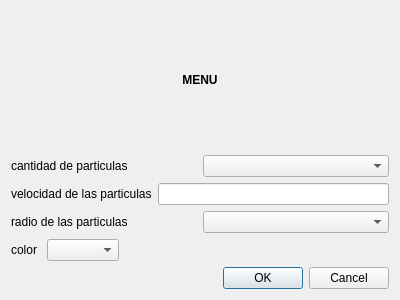
<?xml version="1.0" encoding="UTF-8"?>
<ui version="4.0">
 <class>ventana1</class>
 <widget class="QDialog" name="ventana1">
  <property name="geometry">
   <rect>
    <x>0</x>
    <y>0</y>
    <width>400</width>
    <height>300</height>
   </rect>
  </property>
  <property name="windowTitle">
   <string>Dialog</string>
  </property>
  <layout class="QGridLayout" name="gridLayout">
   <item row="1" column="0" colspan="2">
    <layout class="QHBoxLayout" name="horizontalLayout_2">
     <item>
      <widget class="QLabel" name="label">
       <property name="text">
        <string>cantidad de particulas</string>
       </property>
      </widget>
     </item>
     <item>
      <widget class="QComboBox" name="comboBox_3"/>
     </item>
    </layout>
   </item>
   <item row="2" column="0" colspan="2">
    <layout class="QHBoxLayout" name="horizontalLayout_4">
     <item>
      <widget class="QLabel" name="label_4">
       <property name="text">
        <string>velocidad de las particulas</string>
       </property>
      </widget>
     </item>
     <item>
      <widget class="QLineEdit" name="lineEdit"/>
     </item>
    </layout>
   </item>
   <item row="3" column="0" colspan="2">
    <layout class="QHBoxLayout" name="horizontalLayout_3">
     <item>
      <widget class="QLabel" name="label_2">
       <property name="text">
        <string>radio de las particulas</string>
       </property>
      </widget>
     </item>
     <item>
      <widget class="QComboBox" name="comboBox_2"/>
     </item>
    </layout>
   </item>
   <item row="4" column="0">
    <layout class="QHBoxLayout" name="horizontalLayout">
     <item>
      <widget class="QLabel" name="label_3">
       <property name="text">
        <string>color </string>
       </property>
      </widget>
     </item>
     <item>
      <widget class="QComboBox" name="comboBox"/>
     </item>
    </layout>
   </item>
   <item row="5" column="1">
    <widget class="QDialogButtonBox" name="buttonBox">
     <property name="standardButtons">
      <set>QDialogButtonBox::Cancel|QDialogButtonBox::Ok</set>
     </property>
    </widget>
   </item>
   <item row="0" column="0" colspan="2">
    <widget class="QLabel" name="titulo_menu1">
     <property name="text">
      <string>&lt;html&gt;&lt;head/&gt;&lt;body&gt;&lt;p align=&quot;center&quot;&gt;&lt;span style=&quot; font-weight:700;&quot;&gt;MENU&lt;/span&gt;&lt;/p&gt;&lt;/body&gt;&lt;/html&gt;</string>
     </property>
    </widget>
   </item>
  </layout>
 </widget>
 <resources/>
 <connections/>
</ui>
